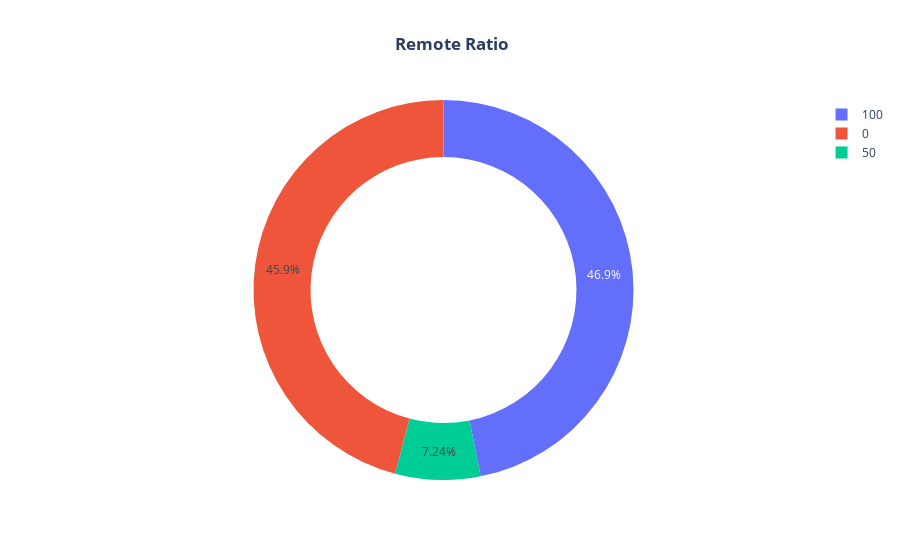

Write notebook code for a chart like this one.
### Code cell
fig=px.pie(df.groupby('remote_ratio',as_index=False)['salary_in_usd'].count().sort_values(by='salary_in_usd',ascending=False).head(10),names='remote_ratio',values='salary_in_usd',color='remote_ratio',hole=0.7,labels={'remote_ratio':'remote ratio','salary_in_usd':'count'},template='plotly',title='<b> Remote Ratio')
fig.update_layout(title_x=0.5)

### Figure 1 — Plotly figure (JSON) as saved in the notebook; plotly's stock layout.template omitted (floating-point values rounded to 4 significant figures)
{"data": [{"customdata": [[100], [0], [50]], "domain": {"x": [0, 1], "y": [0, 1]}, "hole": 0.7, "hovertemplate": "remote ratio=%{customdata[0]}<br>count=%{value}<extra></extra>", "labels": [100, 0, 50], "legendgroup": "", "marker": {"colors": ["#636efa", "#EF553B", "#00cc96"]}, "name": "", "showlegend": true, "type": "pie", "values": [1211, 1186, 187]}], "layout": {"legend": {"tracegroupgap": 0}, "title": {"text": "<b> Remote Ratio", "x": 0.5}}}
